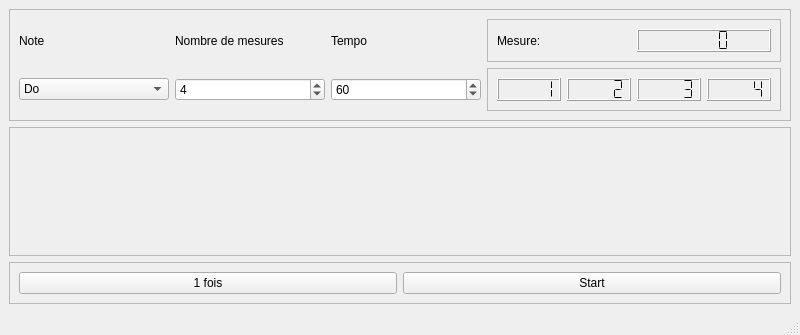
<?xml version="1.0" encoding="UTF-8"?>
<ui version="4.0">
 <class>MainWindow</class>
 <widget class="QMainWindow" name="MainWindow">
  <property name="geometry">
   <rect>
    <x>0</x>
    <y>0</y>
    <width>800</width>
    <height>335</height>
   </rect>
  </property>
  <property name="windowTitle">
   <string>Tonique</string>
  </property>
  <widget class="QWidget" name="centralwidget">
   <layout class="QGridLayout" name="gridLayout">
    <item row="0" column="0">
     <widget class="QFrame" name="frame">
      <property name="sizePolicy">
       <sizepolicy hsizetype="Preferred" vsizetype="Minimum">
        <horstretch>0</horstretch>
        <verstretch>0</verstretch>
       </sizepolicy>
      </property>
      <property name="frameShape">
       <enum>QFrame::StyledPanel</enum>
      </property>
      <property name="frameShadow">
       <enum>QFrame::Raised</enum>
      </property>
      <layout class="QGridLayout" name="gridLayout_2">
       <item row="0" column="1">
        <widget class="QLabel" name="label_2">
         <property name="text">
          <string>Nombre de mesures</string>
         </property>
        </widget>
       </item>
       <item row="1" column="2">
        <widget class="QSpinBox" name="tempo">
         <property name="minimum">
          <number>20</number>
         </property>
         <property name="maximum">
          <number>300</number>
         </property>
         <property name="value">
          <number>60</number>
         </property>
        </widget>
       </item>
       <item row="1" column="0">
        <widget class="QComboBox" name="note">
         <item>
          <property name="text">
           <string>Do</string>
          </property>
         </item>
         <item>
          <property name="text">
           <string>Ré</string>
          </property>
         </item>
         <item>
          <property name="text">
           <string>Mi</string>
          </property>
         </item>
         <item>
          <property name="text">
           <string>Fa</string>
          </property>
         </item>
         <item>
          <property name="text">
           <string>Sol</string>
          </property>
         </item>
         <item>
          <property name="text">
           <string>La</string>
          </property>
         </item>
         <item>
          <property name="text">
           <string>Si</string>
          </property>
         </item>
         <item>
          <property name="text">
           <string/>
          </property>
         </item>
        </widget>
       </item>
       <item row="0" column="2">
        <widget class="QLabel" name="label_3">
         <property name="text">
          <string>Tempo</string>
         </property>
        </widget>
       </item>
       <item row="0" column="0">
        <widget class="QLabel" name="label">
         <property name="text">
          <string>Note</string>
         </property>
        </widget>
       </item>
       <item row="1" column="1">
        <widget class="QSpinBox" name="nbMesures">
         <property name="minimum">
          <number>1</number>
         </property>
         <property name="value">
          <number>4</number>
         </property>
        </widget>
       </item>
       <item row="1" column="3">
        <widget class="QFrame" name="frame_2">
         <property name="frameShape">
          <enum>QFrame::StyledPanel</enum>
         </property>
         <property name="frameShadow">
          <enum>QFrame::Raised</enum>
         </property>
         <layout class="QHBoxLayout" name="horizontalLayout_3">
          <item>
           <widget class="QLCDNumber" name="un">
            <property name="segmentStyle">
             <enum>QLCDNumber::Flat</enum>
            </property>
            <property name="value" stdset="0">
             <double>1.000000000000000</double>
            </property>
           </widget>
          </item>
          <item>
           <widget class="QLCDNumber" name="deux">
            <property name="segmentStyle">
             <enum>QLCDNumber::Flat</enum>
            </property>
            <property name="value" stdset="0">
             <double>2.000000000000000</double>
            </property>
           </widget>
          </item>
          <item>
           <widget class="QLCDNumber" name="trois">
            <property name="segmentStyle">
             <enum>QLCDNumber::Flat</enum>
            </property>
            <property name="value" stdset="0">
             <double>3.000000000000000</double>
            </property>
           </widget>
          </item>
          <item>
           <widget class="QLCDNumber" name="quatre">
            <property name="segmentStyle">
             <enum>QLCDNumber::Flat</enum>
            </property>
            <property name="value" stdset="0">
             <double>4.000000000000000</double>
            </property>
           </widget>
          </item>
         </layout>
        </widget>
       </item>
       <item row="0" column="3">
        <widget class="QFrame" name="frame_4">
         <property name="frameShape">
          <enum>QFrame::StyledPanel</enum>
         </property>
         <property name="frameShadow">
          <enum>QFrame::Raised</enum>
         </property>
         <layout class="QHBoxLayout" name="horizontalLayout_4">
          <item>
           <widget class="QLabel" name="label_4">
            <property name="text">
             <string>Mesure:</string>
            </property>
           </widget>
          </item>
          <item>
           <widget class="QLCDNumber" name="mesure">
            <property name="segmentStyle">
             <enum>QLCDNumber::Flat</enum>
            </property>
           </widget>
          </item>
         </layout>
        </widget>
       </item>
      </layout>
     </widget>
    </item>
    <item row="1" column="0">
     <widget class="QFrame" name="frameDessin">
      <property name="sizePolicy">
       <sizepolicy hsizetype="Preferred" vsizetype="Preferred">
        <horstretch>0</horstretch>
        <verstretch>1</verstretch>
       </sizepolicy>
      </property>
      <property name="frameShape">
       <enum>QFrame::StyledPanel</enum>
      </property>
      <property name="frameShadow">
       <enum>QFrame::Raised</enum>
      </property>
      <layout class="QHBoxLayout" name="horizontalLayout_2"/>
     </widget>
    </item>
    <item row="2" column="0">
     <widget class="QFrame" name="frame_3">
      <property name="sizePolicy">
       <sizepolicy hsizetype="Preferred" vsizetype="Preferred">
        <horstretch>0</horstretch>
        <verstretch>0</verstretch>
       </sizepolicy>
      </property>
      <property name="frameShape">
       <enum>QFrame::StyledPanel</enum>
      </property>
      <property name="frameShadow">
       <enum>QFrame::Raised</enum>
      </property>
      <layout class="QHBoxLayout" name="horizontalLayout">
       <item>
        <widget class="QPushButton" name="uneFois">
         <property name="text">
          <string>1 fois</string>
         </property>
        </widget>
       </item>
       <item>
        <widget class="QPushButton" name="startStop">
         <property name="text">
          <string>Start</string>
         </property>
        </widget>
       </item>
      </layout>
     </widget>
    </item>
   </layout>
  </widget>
  <widget class="QMenuBar" name="menubar">
   <property name="geometry">
    <rect>
     <x>0</x>
     <y>0</y>
     <width>800</width>
     <height>22</height>
    </rect>
   </property>
  </widget>
  <widget class="QStatusBar" name="statusbar"/>
 </widget>
 <tabstops>
  <tabstop>note</tabstop>
  <tabstop>nbMesures</tabstop>
  <tabstop>tempo</tabstop>
  <tabstop>uneFois</tabstop>
  <tabstop>startStop</tabstop>
 </tabstops>
 <resources/>
 <connections/>
</ui>
